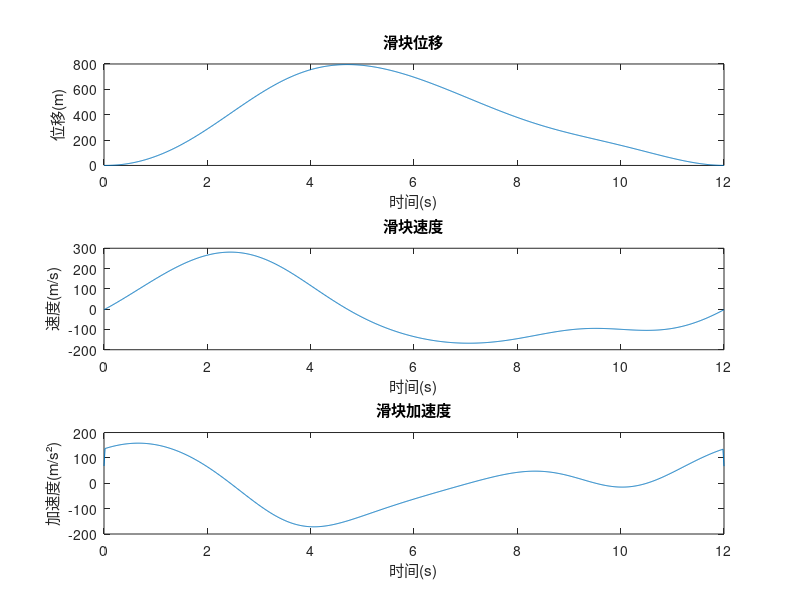

The MATLAB script that drew this image:
% 机构参数初始化（需要根据实际机构尺寸修改）
L1 = 237;      % 曲柄长度
L2 = 1150;      % 连杆长度
L3 = 1020;    % 延长杆长度
L4 = 800;      % 摇杆长度
L6 = 1000;      % 滑块导轨长度
x0 = 1250;      % 原点x坐标
y0 = 350;      % 原点y坐标

% 运动参数初始化
w1 = -pi/6;  % 曲柄角速度(rad/s)
t = 0:0.01:12; % 时间序列
dt = 0.01;    % 时间步长

% 预分配存储数组
s = zeros(size(t));

for i = 1:length(t)
    % ========== 位移分析 ==========
    theta1 = w1*t(i) + 3*pi/2; % 曲柄角度
    
    % 计算辅助参数
    A = L1*cos(theta1) - x0;
    B = L1*sin(theta1) + y0;
    C = (A^2 + B^2 + L4^2 - L2^2)/(2*L4);
    
    % 计算theta4（注意处理复数解）
    discriminant = A^2 + B^2 - C^2;
    if discriminant < 0
        error('机构无法装配，请检查参数。t=%.2f', t(i));
    end
    theta4 = 2*atan((B - sqrt(discriminant))/(A - C));
    
    % 计算theta2
    theta2 = atan2(B + L4*sin(theta4), A + L4*cos(theta4));
    
    % 计算其他角度
    theta3 = theta4 + 53*pi/45;
    numerator = L1*cos(theta1) + L3*cos(theta3);
    if abs(numerator/L6) > 1
        error('超出acos定义域，t=%.2f', t(i));
    end
    theta6 = acos(numerator/L6);
    
    % 计算滑块位移
    s(i) = L1 + L3 + L6 + L1*sin(theta1) + L3*sin(theta3) - L6*sin(theta6);
end

% ========== 速度加速度计算 ==========
% 数值微分法
v = gradient(s, dt);      % 一阶导数求速度
a = gradient(v, dt);      % 二阶导数求加速度

% 绘制结果
figure;
subplot(3,1,1)
plot(t, s)
title('滑块位移')
xlabel('时间(s)')
ylabel('位移(m)')

subplot(3,1,2)
plot(t, v)
title('滑块速度')
xlabel('时间(s)')
ylabel('速度(m/s)')

subplot(3,1,3)
plot(t, a)
title('滑块加速度')
xlabel('时间(s)')
ylabel('加速度(m/s²)')